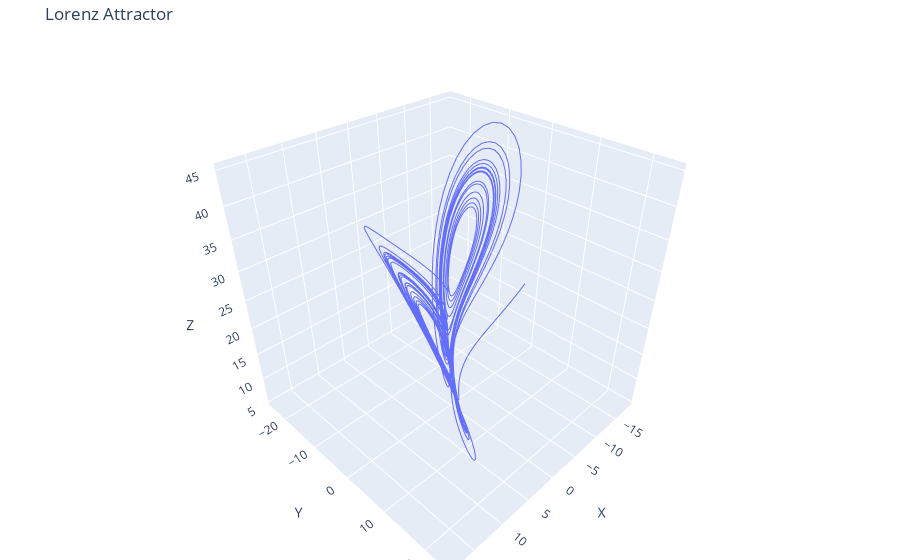

Write notebook code for a chart like this one.
### Code cell
# Create 3D scatter plot
x, y, z = Y
fig = go.Figure(data=[go.Scatter3d(x=x, y=y, z=z, mode="lines", marker=dict(size=2))])

# Customize layout
fig.update_layout(
    scene=dict(
        aspectmode="cube",
        xaxis=dict(title="X"),
        yaxis=dict(title="Y"),
        zaxis=dict(title="Z"),
    ),
    title="Lorenz Attractor",
    margin=dict(l=0, r=0, b=0, t=40),
)

# Show the interactive plot
fig.show()

### Figure 1 — Plotly figure (JSON) as saved in the notebook; plotly's stock layout.template omitted (floating-point values rounded to 4 significant figures; data arrays with more than 128 entries replaced by an {"elided": "..."} marker saying what was removed)
{"data": [{"marker": {"size": 2}, "mode": "lines", "type": "scatter3d", "x": {"elided": "2500 float values"}, "y": {"elided": "2500 float values"}, "z": {"elided": "2500 float values"}}], "layout": {"margin": {"b": 0, "l": 0, "r": 0, "t": 40}, "scene": {"aspectmode": "cube", "xaxis": {"title": {"text": "X"}}, "yaxis": {"title": {"text": "Y"}}, "zaxis": {"title": {"text": "Z"}}}, "title": {"text": "Lorenz Attractor"}}}
